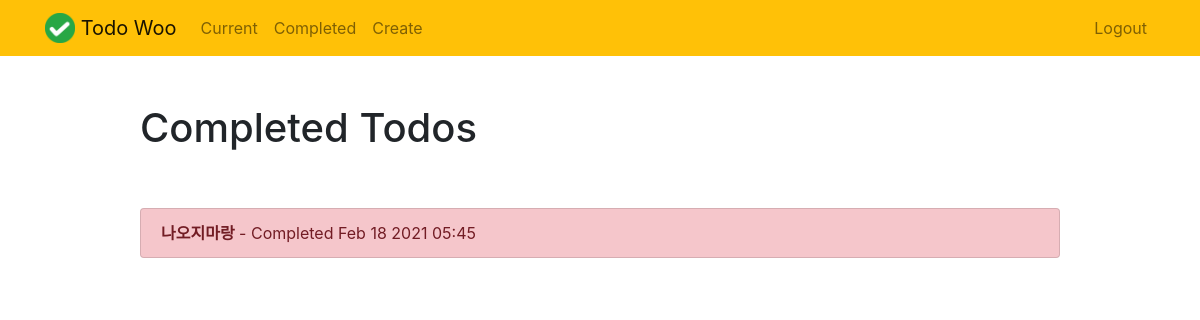
/completed/ (signed in), run on an earlier commit of the app's database.
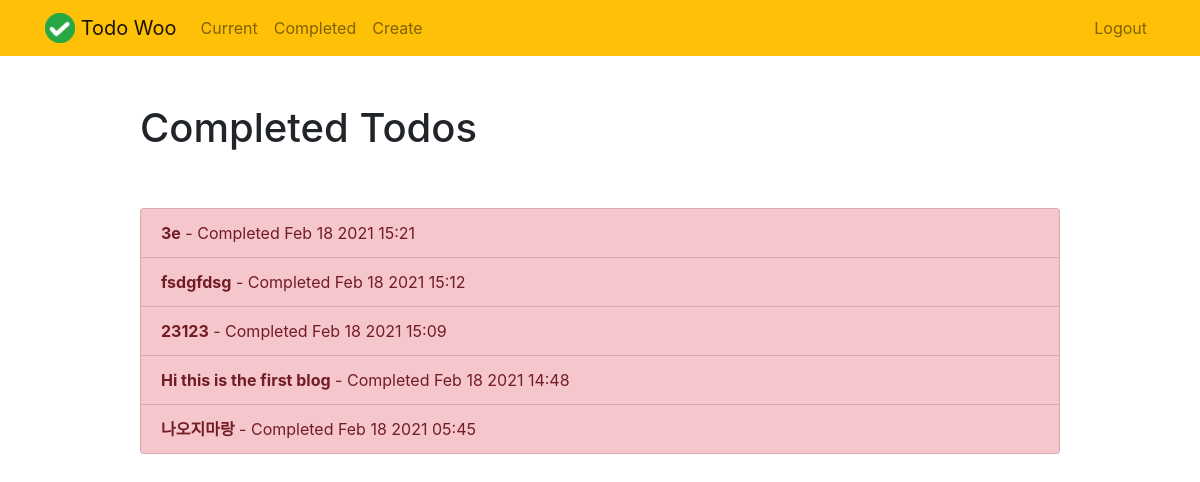
And on a later commit of the database.
### todo/models.py (models this page shows, shortened)
class Todo(models.Model):
    title = models.CharField(max_length=30)
    memo = models.TextField(blank=True)
    created = models.DateTimeField(auto_now_add=True)
    datecompleted = models.DateTimeField(null=True, blank=True)
    important = models.BooleanField(default=True)
    todocreator = models.ForeignKey(User, on_delete=models.CASCADE)

### todo/views.py (the view)
# urls.py: path('completed/', views.completedtodos, name='completedtodos'),
@login_required
def completedtodos(request):
        todos = Todo.objects.filter(todocreator=request.user, datecompleted__isnull=False).order_by('-datecompleted')
        return render(request, 'todo/completedtodos.html', {'todos': todos})

### todo/templates/todo/completedtodos.html
{% extends "todo/base.html" %}
{% block content %}
    <div class="row justify-content-center mt-5">
        <div class="col-md-10">
            <h1>Completed Todos</h1>
        </div>
    </div>
    <div class="row justify-content-center mt-5">
        <div class="col-md-10">
            <div class="list-group">
                {% for todo in todos %}
                    <a href="{% url 'viewtodo' todo.id %}" class="list-group-item list-group-item-action{% if todo.important %} list-group-item-danger{% endif %}"><b>{{ todo.title }}</b> - Completed {{ todo.datecompleted|date:'M j Y H:i' }}</a>
                {% endfor %}
            </div>
        </div>
    </div>
{% endblock %}

### todo/templates/todo/base.html (shortened to what this page needs)
{% load static %}
<!doctype html>
<html lang="en">
<head>
    <link rel="stylesheet" href="https://stackpath.bootstrapcdn.com/bootstrap/4.4.1/css/bootstrap.min.css">
</head>
<body>
<nav class="navbar navbar-expand-md navbar-light bg-warning">
<div class="container">
    <a class="navbar-brand" href="{% url 'home' %}">
         <img src="{% static 'todo/logo.png' %}" width="30" height="30" class="d-inline-block align-top">
        <span>Todo Woo</span>
    </a>
    <div class="collapse navbar-collapse" id="navbarNav">
    {% if user.is_authenticated %}
        <ul class="navbar-nav mr-auto">
                <li class="nav-item {{ current }}">
                    <a class="nav-link" href="{% url 'currenttodos' %}">Current</a>
                </li>
                <li class="nav-item {{ completed }}">
                    <a class="nav-link" href="{% url 'completedtodos' %}">Completed</a>
                </li>
                <li class="nav-item {{ create }}">
                    <a class="nav-link" href="{% url 'createtodo' %}">Create</a>
                </li>
        </ul>
    {% endif %}
    <ul class="navbar-nav ml-auto">
            {% if user.is_authenticated %}
                <li class="nav-item">
                    <a href="#" onclick="$('#signOutBtn').click()" class="nav-link">Logout</a>
                </li>
            {% endif %}
        </ul>
    </div>
</div>
</nav>
<div class="container">
{% block content %}{% endblock %}
</div>
</body>
</html>

What changed in the data, as far as the page shows it:
added Todo: title "3e", datecompleted "Feb 18 2021 15:21"
added Todo: title "fsdgfdsg", datecompleted "Feb 18 2021 15:12"
added Todo: title "23123", datecompleted "Feb 18 2021 15:09"
added Todo: title "Hi this is the first blog", datecompleted "Feb 18 2021 14:48"
